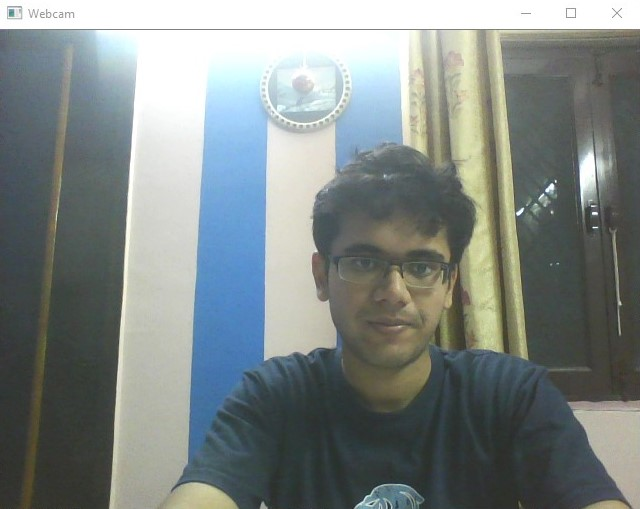
#> input picture Webcm.jpg, 640 x 509 px, given in place of the camera
$ python object_track.py
#> lines starting #> are read from the running program, lines starting #| are printed output that depends on the picture; after the words box and inside, x2 and y2 are one past the last pixel; in counts of white or black regions, pixels touching at a corner belong together
# -*- coding: utf-8 -*-
"""
Created on Sat Jul  7 22:30:18 2018

@author: Pc
"""

import cv2
import numpy as np
def main():
    cap=cv2.VideoCapture(0)
    if cap.isOpened():
        ret,frame=cap.read()
#> frame is the input picture: shape (509, 640, 3); mean B, G, R 133.1, 135, 127.1
    else:
        ret=False
    while ret:
        ret,frame=cap.read()
        hsv=cv2.cvtColor(frame,cv2.COLOR_BGR2HSV)
#> hsv: shape (509, 640, 3); mean H, S, V 60.4, 37, 140.5
        #Blue Color
        low=np.array([100,50,50])
        high=np.array([140,155,155])

        image_mask=cv2.inRange(hsv,low,high)
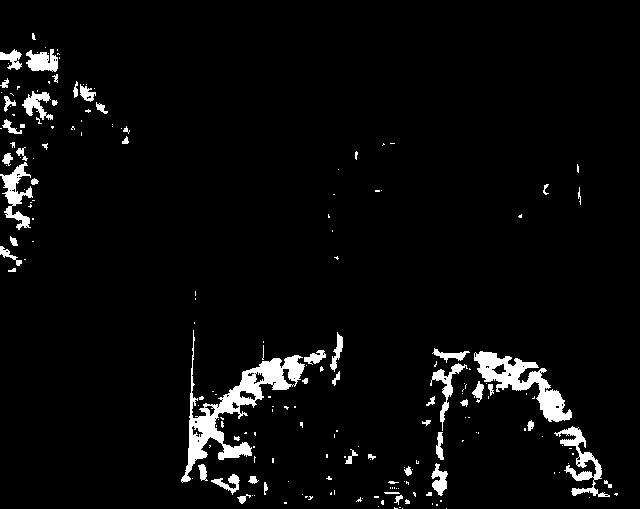
#> image_mask: shape (509, 640); 4.2% white; 199 white regions (144 under 20 px), largest, box (x1, y1, x2, y2) and area: (181, 330, 305, 483) 3857, (474, 351, 572, 422) 2311, (554, 426, 610, 497) 1031
        output=cv2.bitwise_and(frame,frame,mask=image_mask)
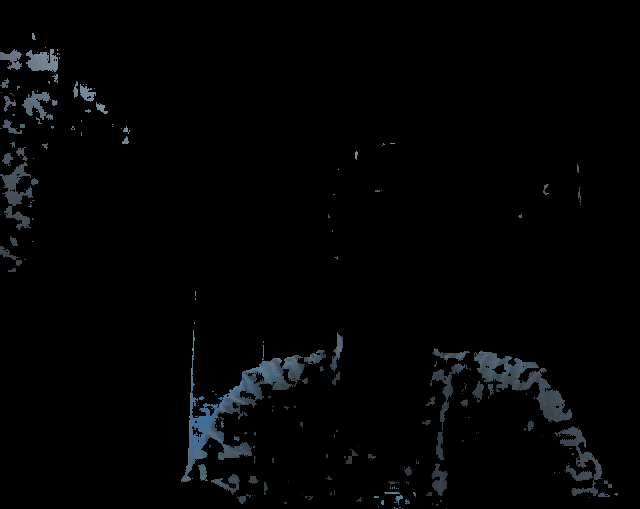
#> output: shape (509, 640, 3); mean B, G, R 4.3, 3.7, 3.1

        cv2.imshow("Image mask",image_mask)
        cv2.imshow("Webcam",frame)
        cv2.imshow("Output",output)

    # if ESC, exit
        if cv2.waitKey(1) == 27:
#> (key Esc is pressed here)
            break
    cv2.destroyAllWindows()
    cap.release()
if "a"=="a":
    main()
